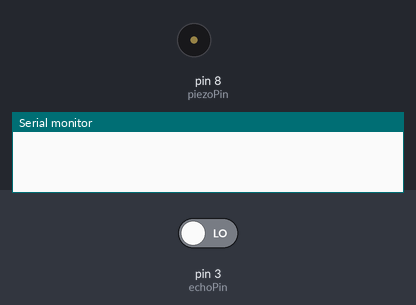
Bench run of a sketch on a simulated Arduino Uno, built with avr-gcc and run on an emulated ATmega328P. Parts: buzzer (waves = sounding), the last lines printed to the serial monitor. Inputs (shaded band) come from the test bench; at power-on: pin 3 (echoPin) LOW.

Above: at 0.1 s.
At 1.1 s:
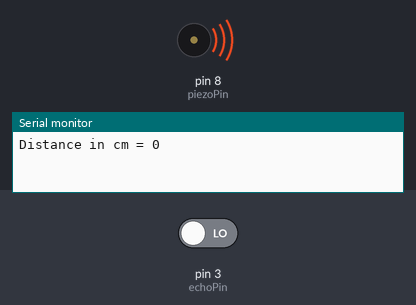
Timing chart, 0 to 2.6 s (numbered marks = the images above):
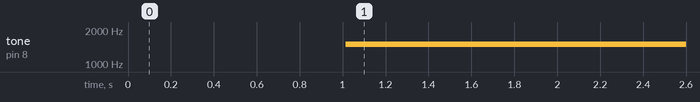

The sketch:

range-aware_buzzer.ino
```cpp
const int triggerPin = 2, echoPin = 3, piezoPin = 8;
long duration, Distanceincm;


void setup() {
  Serial.begin(9600);          // setup a window to receive program output
  pinMode(triggerPin, OUTPUT); // set the arduino pin #2 as a pin used for sending signal as output
  pinMode(echoPin, INPUT);     // set the arduino pin #3 as a pin used for receiving signal as input
}

void loop() {
  // send a signal using ultra-sonic sensor and receive it
  digitalWrite(triggerPin, HIGH);                 // send an electronic signal of HIGH to the trigger pin
  delay(15);                                      // pause for 15 msecs
  digitalWrite(triggerPin, LOW);                  // send an electronic signal of LOW to the trigger pin
  duration = pulseIn(echoPin, HIGH);              // populate the variable duration with the input value recevied from echo pin


  Distanceincm = duration / 58;                   // divide the time it took for sound wave to travel by a constant (58), to convert into cm
  Serial.print("Distance in cm = ");              // print a String to the serial window
  Serial.println(Distanceincm);                   // print the distance to the serial window
  if (Distanceincm < 20) {                        // if distance is less than 20, then do a constant beep at frequency 1500
    tone(piezoPin, 1500);
  } else if (Distanceincm < 40) {                 // if distance is more than 20, but less than 40, then do a beep at frequency 1500, and duration of 100 msecs
    tone(piezoPin, 1500, 100);
  } else if (Distanceincm < 70) {                 // if distance is more than 40, but less than 70, then do a beep at frequency 1000, and duration of 100 msecs
    tone(piezoPin, 1000, 100);
  } else {
    noTone(piezoPin);                             // OTHER WISE--NO TONE
  }
  delay(500);                                     // Pause for 500 msecs
}
```

Measured:
- by itself, tone on pin 8 (piezoPin): silent → 1500 Hz at 1.0 s
